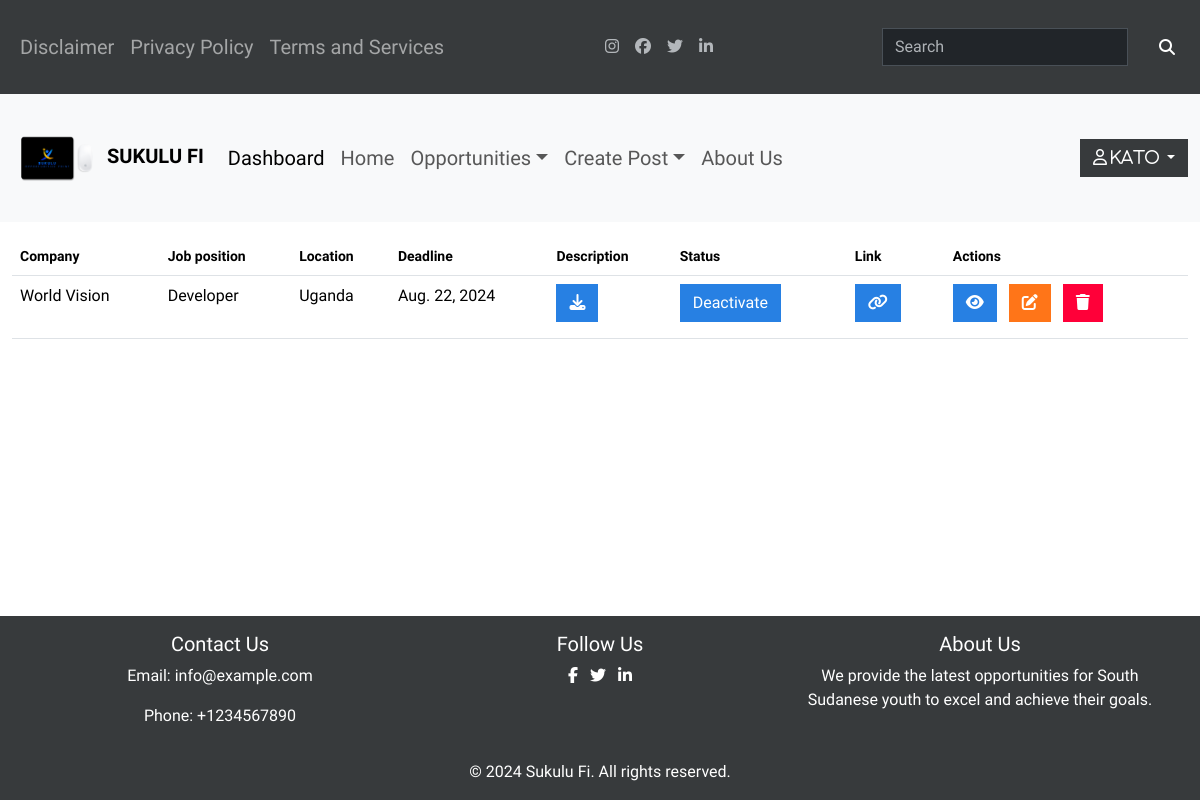
/employer/E-dashboard (signed in), run on an earlier commit of the app's database.
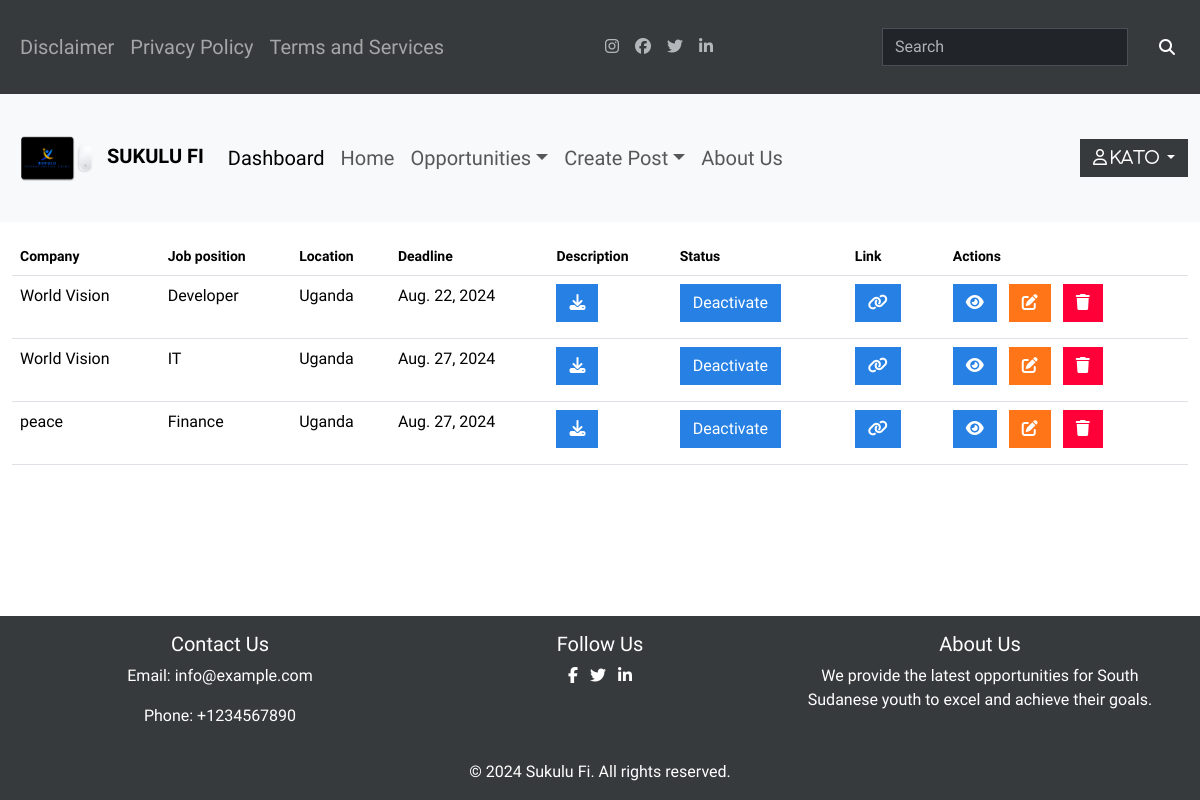
And on a later commit of the database.
### jobs/models.py (models this page shows, shortened)
class Jobs(models.Model):
    company = models.CharField(max_length=100)
    logo = models.ImageField(upload_to='images/', default='images/default.jpg', validators=[validate_image_extension])
    title = models.CharField(max_length=200)
    description = RichTextField(blank=True, null=True)
    location = models.CharField(max_length=100)
    deadline = models.DateField()
    description_file = models.FileField(upload_to='uploads', blank=True, null=True)
    link = models.URLField(blank=True, null=True)
    status = models.CharField(max_length=10, choices=STATUS_CHOICES, default='active')
    created_by = models.ForeignKey(CustomUser, on_delete=models.CASCADE, default=True)
    created_at = models.DateTimeField(default=timezone.now, editable=False)  # New field

### employer/views.py (the view)
# urls.py: path('E-dashboard', views.dashboard, name='E-dashboard')
@login_required()
def dashboard(request):
    jobs_list = Jobs.objects.filter(created_by=request.user)
    context={
        'jobs_list': jobs_list
    }
    return render(request, 'employ/E-dashboard.html', context)

### employer/templates/employ/E-dashboard.html (shortened to what this page needs)
{% extends "employ/main.html" %}
{% block content %}
<div class="container-fluid">
    <div class="table-responsive">
        <table class="table table-hover">
            <thead>
                <tr>
                    <th scope="col">Company</th>
                    <th scope="col">Job position</th>
                    <th scope="col">Location</th>
                    <th scope="col">Deadline</th>
                    <th scope="col">Description</th>
                    <th scope="col">Status</th>
                    <th scope="col">Link</th>
                    <th scope="col">Actions</th>
                </tr>
            </thead>
            <tbody>
                {% for job in jobs_list %}
                <tr>
                    <td>{{ job.company }}</td>
                    <td>{{ job.title }}</td>
                    <td>{{ job.location }}</td>
                    <td>{{ job.deadline }}</td>
                    <td>
                        {% if job.description_file %}
                        <a href="{% url 'downloads' job.id %}" class="btn btn-primary me-2 mb-2">
                            <i class="fa-solid fa-download"></i>
                        </a>
                        {% endif %}
                    </td>
                    <td>
                        <a href="{% url 'job-status' job.id %}">
                            {% if job.status == 'active' %}
                            <button class="btn btn-primary me-2 mb-2">
                                Deactivate
                            </button>
                            {% else %}
                            <button class="btn btn-success me-2 mb-2">
                                Activate
                            </button>
                            {% endif %}
                        </a>
                    </td>
                    <td>
                        <a href="{{ job.link }}" class="btn btn-primary me-2 mb-2">
                            <i class="fa-solid fa-link"></i>
                        </a>
                    </td>
                    <td>
                        <a href="{% url 'view-post' job.id %}" class="btn btn-primary me-2 mb-2" data-bs-toggle="modal" data-bs-target="#viewmodal{{ job.id }}">
                            <i class="fa-solid fa-eye"></i>
                        </a>
                        <a href="{% url 'edit' job.id %}" class="btn btn-warning me-2 mb-2">
                            <i class="fa-solid fa-pen-to-square"></i>
                        </a>
                        <a href="#" class="btn btn-danger me-2 mb-2" data-bs-toggle="modal" data-bs-target="#mymodal{{ job.id }}">
                            <i class="fa-solid fa-trash"></i>
                        </a>
                    </td>
                </tr>
                {% endfor %}
            </tbody>
        </table>
    </div>
</div>
{% endblock %}

What changed in the data, as far as the page shows it:
added Jobs: company "World Vision", title "IT", location "Uganda", deadline "Aug. 27, 2024", status "Deactivate"
added Jobs: company "peace", title "Finance", location "Uganda", deadline "Aug. 27, 2024", status "Deactivate"
